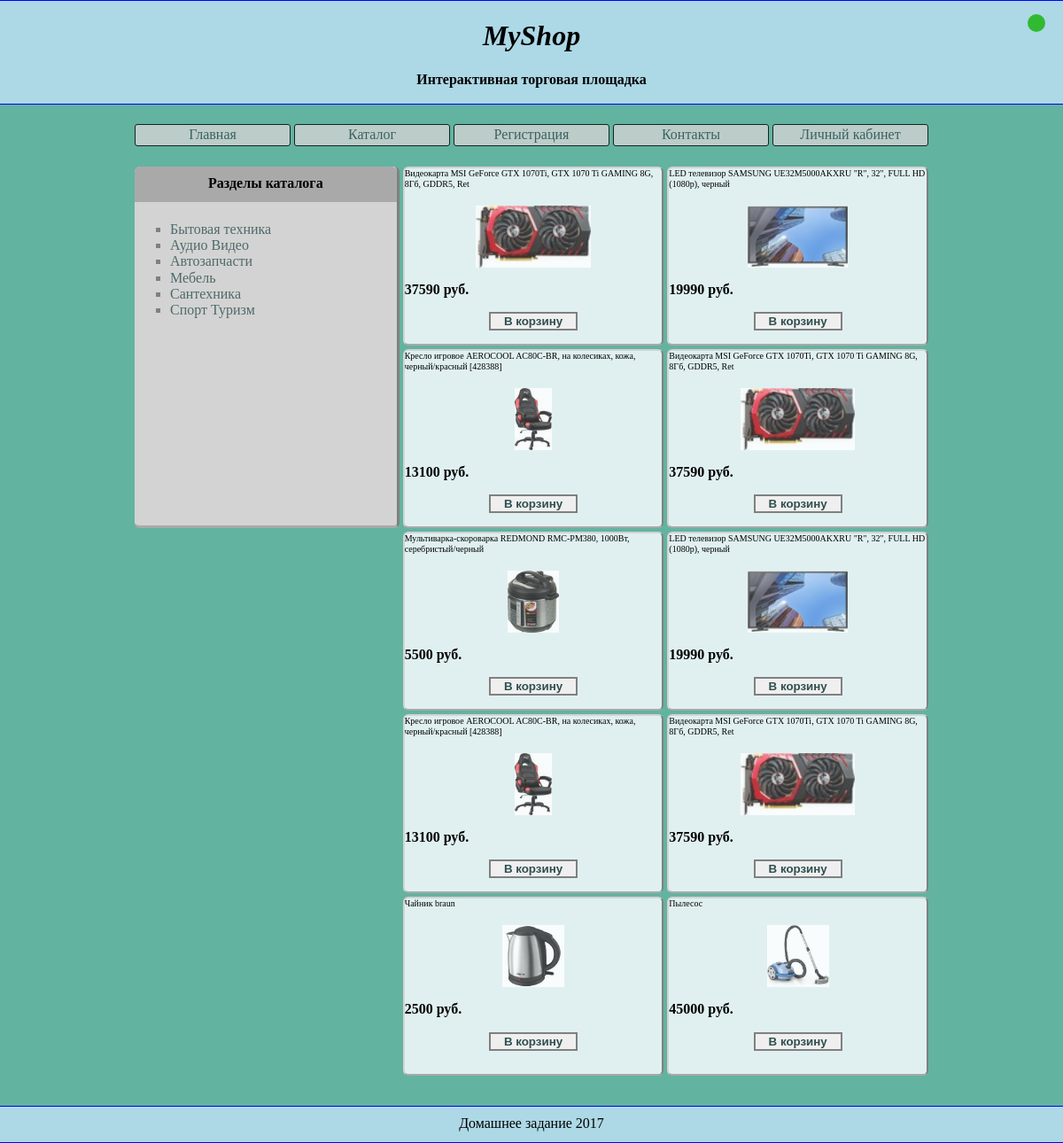
The page / on the database its author committed.
### tables this page shows
CREATE TABLE `catalog` (
  `id` int(11) NOT NULL,
  `category` varchar(25) DEFAULT 'other',
  `title` varchar(200) DEFAULT '',
  `image` varchar(50) DEFAULT 'defaul.png',
  `about` varchar(1000) DEFAULT '',
  `price` int(10) NOT NULL DEFAULT '0',
  `count` int(11) NOT NULL DEFAULT '0'
);

### private/Base/GenerateResponse.php (called while the page is built, shortened)
<?
class GenerateResponse {
    static function generateResponse($view, $data=[]) {
        require_once "../private/Views/template_view.php";
    }
}
?>

### private/Controllers/IndexController.php (called while the page is built, shortened)
<?
class IndexController {
    private $item;
    public function __construct() {
        $this->item = new CatalogModel();
    }
    function indexAction() {
        $title = 'Главная';
        $view_filename = 'index_view.php';
        GenerateResponse::generateResponse($view_filename, [
            'title' => $title,
            'item' => $this->item->getItem()
        ]);
    }
}
?>

### public/index.php (called while the page is built, shortened)
<?
Router::run();
?>

### private/DBConnector/DB.php (called while the page is built, shortened)
<?
class DB {
    private $servername = 'localhost';
    private $db_name = 'MyShop';
    private $username = 'root';
    private $pwd = '';
    function connectDB(){
        $conection = new PDO("mysql:host=$this->servername;dbname=$this->db_name", $this->username, $this->pwd);
        $sql = "CREATE TABLE IF NOT EXISTS accounts (
        id INT AUTO_INCREMENT PRIMARY KEY,
        login VARCHAR (25) NOT NULL,
        pwd VARCHAR (100) NOT NULL,
        email VARCHAR (25) NOT NULL,
        state VARCHAR (25) NOT NULL);
        CREATE TABLE IF NOT EXISTS accountsVK (
        id INT(11) PRIMARY KEY,
        first_name VARCHAR (25) NOT NULL,
        last_name VARCHAR (25) NOT NULL,
        nickname VARCHAR (25) NOT NULL,
        login VARCHAR (25) DEFAULT '');
        CREATE TABLE IF NOT EXISTS user_info (
        login VARCHAR (25) NOT NULL PRIMARY KEY,
        name VARCHAR (25) DEFAULT '',
        surname VARCHAR (100) DEFAULT '',
        middle_name VARCHAR (25) DEFAULT '',
        birthday DATE DEFAULT NULL,
        sex VARCHAR (25) DEFAULT 'male',
        about VARCHAR (150) DEFAULT '',
        avatar VARCHAR (25) DEFAULT 'default.jpg');
        CREATE TABLE IF NOT EXISTS catalog (
        id INT AUTO_INCREMENT PRIMARY KEY,
        category VARCHAR (25) DEFAULT 'other',
        title VARCHAR (200) DEFAULT '',
        image VARCHAR (50) DEFAULT 'defaul.png',
        about VARCHAR (500) DEFAULT '',
        price INT (10) NOT NULL DEFAULT '0',
        count INT(11) NOT NULL DEFAULT '0');
        CREATE TABLE IF NOT EXISTS cart (
        id_cart INT AUTO_INCREMENT PRIMARY KEY,
        session_id VARCHAR (50) NOT NULL,
        login VARCHAR (25) DEFAULT '',
        last_time TIMESTAMP DEFAULT CURRENT_TIMESTAMP);
        CREATE TABLE IF NOT EXISTS cart_item (
        id_cart INT NOT NULL,
        item_id INT (11) NOT NULL,
        count INT (11) NOT NULL
        )";
        $conection->exec($sql);
        return $conection;
    }
    function getSQL($param=NULL, $sql, $all=false) {
        $connect = $this->connectDB();
        if(isset($param)){
            $statment = $connect->prepare($sql);
            $statment->execute($param);
            return $all ? $statment->fetchAll(PDO::FETCH_ASSOC) : $statment->fetch(PDO::FETCH_ASSOC);
        } else {
            $statment = $connect->query($sql);
            return $statment->fetchAll(PDO::FETCH_ASSOC);
        }
    }
}
?>

### private/Models/CatalogModel.php (called while the page is built, shortened)
<?
class CatalogModel {
    private $db;
    public function __construct(){
        $this->db = new DB();
    }
    function getItem($index = NULL){
        $sql = "SELECT * FROM catalog" . (isset($index) ? " WHERE id = ?" : ";");
        return $this->db->getSQL($index, $sql);
    }
}
?>

### private/Views/index_view.php (the view)
<div class="flex_content">
    <div class="row_container">
        <div class="flex1 sizer_item left_nav">
            <div class="flex_content_navi">
                <h4>Разделы каталога</h4>
                <ul type="square">
                    <li><a href="">Бытовая техника</a></li>
                    <li><a href="">Аудио Видео</a></li>
                    <li><a href="">Автозапчасти</a></li>
                    <li><a href="">Мебель</a></li>
                    <li><a href="">Сантехника</a></li>
                    <li><a href="">Спорт Туризм</a></li>
                </ul>
            </div>
        </div>
        <div class="flex2 row_container">
            <div class="direction_col flex1">
                <? for($i = 0; $i < count($item); $i=$i+2): ?>
                <div class="items sizer_item">
                    <div>
                        <small><? echo $item[$i]['title']; ?></small>
                    </div>
                    <br>
                    <a href="<? echo '/catalog/item/'.$item[$i]['id']; ?>">
                        <img src="<? echo $item[$i]['image']; ?>" height="70px" alt="нет изображения">
                    </a>
                    <p><strong><? echo $item[$i]['price']; ?> руб.</strong></p>
                    <button id="add_cart" value="<? echo $item[$i]['id']; ?>">В корзину</button>
                </div>
                <? endfor; ?>
            </div>
            <div class="direction_col flex1">
                <? for($i = 1; $i < count($item); $i=$i+2): ?>
                <div class="items sizer_item">
                    <div>
                        <small><? echo $item[$i]['title']; ?></small>
                    </div>
                    <br>
                    <a href="<? echo '/catalog/item/'.$item[$i]['id']; ?>">
                        <img src="<? echo $item[$i]['image']; ?>" height="70px" alt="нет изображения">
                    </a>
                    <p><strong><? echo $item[$i]['price']; ?> руб.</strong></p>
                    <button id="add_cart" value="<? echo $item[$i]['id']; ?>">В корзину</button>
                </div>
                <? endfor; ?>
            </div>
        </div>
    </div>
</div>

### private/Base/Router.php (shortened to what this page needs)
<?
class Router{
    static function run(){
        $controller = 'Index';
        $action = 'index';
        $get = "";
        $controller = ucfirst(strtolower($controller)) . 'Controller';
        $controller = 'Dmitriy\Shop\Controllers\\' . $controller;
        $action = strtolower($action) . 'Action';
        if(class_exists($controller)){
            $controller = new $controller();
        } else {
            $controller = new IndexController();
            $controller->indexAction();
        }
        if(method_exists($controller, $action)){
            $controller->$action($get);
        } else {
            $controller = new IndexController();
            $controller->indexAction();
        }
    }
}
?>

### private/Views/template_view.php (shortened to what this page needs)
<!DOCTYPE>
<html lang="ru">
    <head>
        <link rel="stylesheet" href="/static/css/style.css">
    </head>
    <body>
        <div class="flex_width">
            <? include 'header.php'; ?>
            <? require_once $view; ?>
            <br><br>
            <br><br>
            <? include 'footer.php'; ?>
        </div>
    </body>
</html>

### private/Views/header.php
<div class="flex_header">
    <div class="row_container center_flex">
        <h1><em>MyShop</em></h1>
        <div class="cart">
            <div id="cart"></div>
            <a href="/cart"><div id="cart_img"></div></a>
        </div>
    </div>
    <div class="row_container center_flex">
        <strong>Интерактивная торговая площадка</strong>
    </div>
    <br>
</div>
<br>
<div class="flex_navic row_container direction_row">
    <div class="flex_nav_but"><a href="/" target="_self">Главная</a>
    </div>
    <div class="flex_nav_but"><a href="/catalog">Каталог</a>
    </div>
    <div class="flex_nav_but"><a href="/account/registration">Регистрация</a>
    </div>
    <div class="flex_nav_but"><a href="/contacts">Контакты</a>
    </div>
    <div class="flex_nav_but"><a href="/account/login">Личный кабинет</a>
    </div>
</div>
<br>

### private/Views/footer.php
<div class="row_container center_flex flex_footer">Домашнее задание 2017</div>

### public/static/css/style.css (style rules this page uses)
body { position: relative; margin: 0 auto; background-color: #63b3a1; }
a { text-decoration: none; color:darkslategray; opacity: 0.8; }
.cart { position: absolute; right: 20px; align-self: center; }
#cart_img { display: block; background: url(../images/cart.png) no-repeat; background-size: contain; width: 30px; height: 30px; }
#cart { margin-left: 10px; background: #31ba31; width: 20px; height: 20px; line-height: 20px; text-align: center; font-weight: bold; font-size: 0.8em; border-radius: 25px; }
small { font-size: x-small; }
.items { background: #e0f0f0; border-radius: 6px; border:solid 2px lightgrey; border-bottom:solid 2px darkgrey; border-right:solid 2px grey; }
.item input, #buy, #add_cart { display: block; margin: 0 auto; width:100px; font-weight:bold; color:darkslategrey; border: solid 2px grey; }
.flex_header, .flex_footer { min-width: 600px; background: lightblue; border-top: solid 1px blue; border-bottom: solid 1px blue; }
.flex_footer { position: absolute; padding: 10px 0; height:20px; bottom: 0; right: 0; left: 0; }
.flex_width { max-width: 100%; margin: 0 auto; }
.row_container { display: flex; }
.center_flex { justify-content: center; }
.direction_col { display: flex; flex-direction: column; }
.direction_row { flex-direction: row; }
.flex_navic { margin: 0 auto; max-width: 900px; }
.flex_nav_but a { flex: 5; height: 23px; line-height: 22px; margin: 1px 1px; text-align: center; border: solid 1px black; border-radius: 3px; background:lightgrey; }
.flex_nav_but { flex: 5; margin: 2px 1px; display: flex; }
.flex2 { flex:2; }
.flex1 { flex:1; }
.flex_content { max-width:900px; margin: 0 auto; border: gray; }
.flex_content_navi { min-width: 195px; max-width: 300px; height: 405px; background: lightgrey; border-bottom: solid 3px darkgrey; border-right: solid 3px grey; border-radius: 6px; }
.flex_content_navi h4 { background: darkgrey; border-top-left-radius: 6px; border-top-right-radius: 6px; text-align: center; height:30px; padding-top:10px; margin-top: 0; }
.flex_content_navi ul { color: gray; }
.flex_content_navi li a { text-align: left; }
.sizer_item { min-width: 200px; max-width: 300px; min-height: 198px; margin: 2px; }
.items img { display: block; margin: 0 auto; }

### rows shown on the page
catalog: title "Видеокарта MSI GeForce GTX 1070Ti, GTX 1070 Ti GAMING 8G, 8Гб, GDDR5, Ret", image (picture), price "37590", $item[$i]['id'] 1 (drawn)
catalog: title "Кресло игровое AEROCOOL AC80C-BR, на колесиках, кожа, черный/красный [428388]", image (picture), price "13100", $item[$i]['id'] 3 (drawn)
catalog: title "Мультиварка-скороварка REDMOND RMC-PM380, 1000Вт, серебристый/черный", image (picture), price "5500", $item[$i]['id'] 5 (drawn)
catalog: title "Кресло игровое AEROCOOL AC80C-BR, на колесиках, кожа, черный/красный [428388]", image (picture), price "13100", $item[$i]['id'] 7 (drawn)
catalog: title "Чайник braun", image (picture), price "2500", $item[$i]['id'] 9 (drawn)
catalog: title "LED телевизор SAMSUNG UE32M5000AKXRU \"R\", 32\", FULL HD (1080p), черный", image (picture), price "19990", $item[$i]['id'] 2 (drawn)
catalog: title "Видеокарта MSI GeForce GTX 1070Ti, GTX 1070 Ti GAMING 8G, 8Гб, GDDR5, Ret", image (picture), price "37590", $item[$i]['id'] 4 (drawn)
catalog: title "LED телевизор SAMSUNG UE32M5000AKXRU \"R\", 32\", FULL HD (1080p), черный", image (picture), price "19990", $item[$i]['id'] 6 (drawn)
catalog: title "Видеокарта MSI GeForce GTX 1070Ti, GTX 1070 Ti GAMING 8G, 8Гб, GDDR5, Ret", image (picture), price "37590", $item[$i]['id'] 8 (drawn)
catalog: title "Пылесос", image (picture), price "45000", $item[$i]['id'] 10 (drawn)
